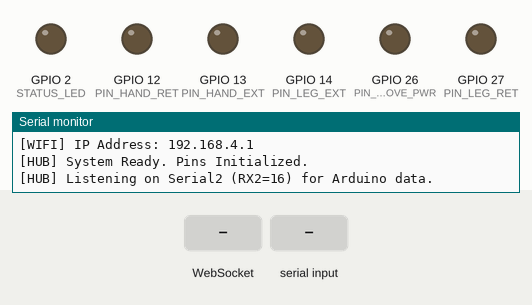
Recording of a sketch running on a simulated ESP32. Parts: output pins drawn as LEDs (lit = HIGH), the last lines printed to the serial monitor. The inputs (shaded band) are chosen by the test bench. EEPROM starts erased.

Above: at 3.3 s.
3.4 s: WebSocket text "CMD:HAND:EXT" received
At 4.4 s:
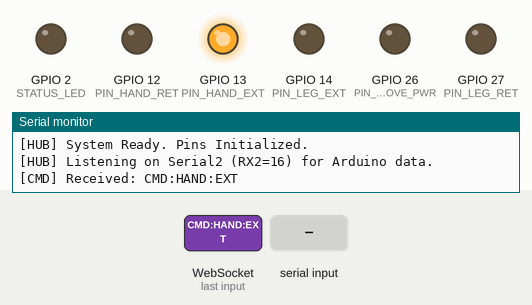
4.9 s: WebSocket text "CMD:HAND:RET" received
At 5.6 s:
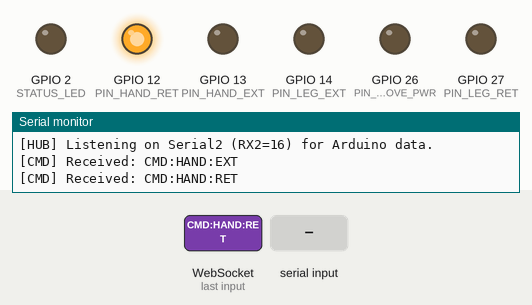
6.4 s: "CMD:HAND:EXT\n" received over the second serial link
At 7.2 s:
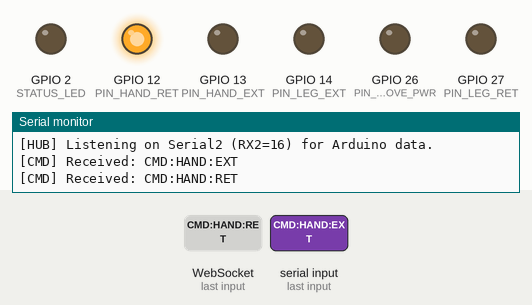
7.9 s: WebSocket text "CMD:LEG:EXT" received
At 9.1 s:
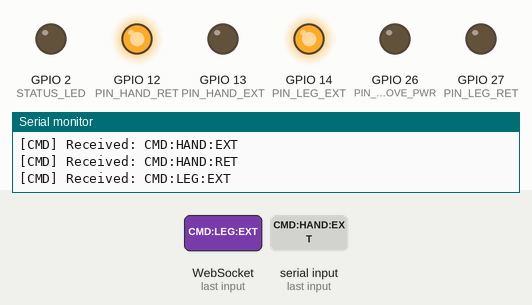
9.4 s: WebSocket text "CMD:HAND:STP" received
At 10.2 s:
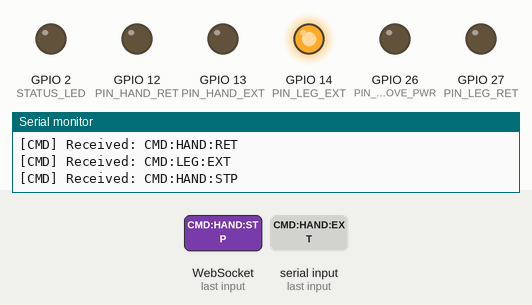
10.9 s: "CMD:HAND:RET\n" received over the second serial link
At 11.8 s:
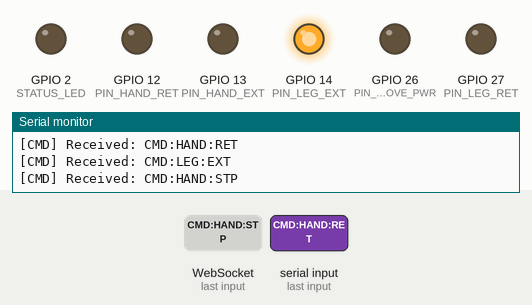
Timing chart, 0 to 13.4 s (numbered marks = the images above; inputs shaded):
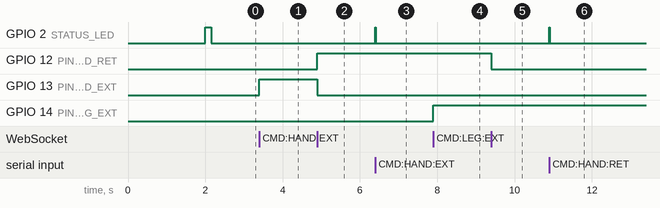

The sketch:

esp32_vitals.ino
```cpp
#include <WiFi.h>
#include <WebServer.h>
#include <WebSocketsServer.h>
#include <WiFiUdp.h>
#include <Preferences.h>
#include <DNSServer.h>
#include <SocketIOclient.h>
#include "soc/soc.h"
#include "soc/rtc_cntl_reg.h"

// --- HARDWARE ---
#define STATUS_LED 2
#define PIN_HAND_EXT 13
#define PIN_HAND_RET 12
#define PIN_LEG_EXT 14
#define PIN_LEG_RET 27
#define PIN_GLOVE_PWR 26

// --- GLOBALS ---
WebSocketsServer webSocket = WebSocketsServer(8080);
SocketIOclient socketIO;
WebServer server(80);
DNSServer dnsServer;
WiFiUDP udp;
Preferences prefs;

unsigned long lastWebBroadcast = 0;
unsigned long lastDiscovery = 0;
String sta_ssid = "";
String sta_pass = "";

const char* setup_html =
"<html><head><meta name='viewport' content='width=device-width, initial-scale=1'><style>"
"body{font-family:sans-serif; background:#0f172a; color:#fff; text-align:center; padding-top:50px;}"
"input{width:100%; max-width:300px; padding:12px; margin:10px 0; border-radius:8px; border:none;}"
"button{width:100%; max-width:300px; padding:15px; background:#38bdf8; border:none; border-radius:8px; color:#fff; font-weight:bold;}"
"</style></head><body>"
"<h1>Vitals Hub Setup</h1>"
"<form method='POST' action='/save'>"
"<input name='ssid' placeholder='WiFi Name'><br>"
"<input name='pass' type='password' placeholder='Password'><br><br>"
"<button type='submit'>SAVE & CONNECT</button>"
"</form></body></html>";

void setup() {
    WRITE_PERI_REG(RTC_CNTL_BROWN_OUT_REG, 0);
    Serial.begin(9600);
    delay(2000); // Give power time to stabilize
    Serial.println("\n\n[BOOT] POWER STABILIZING...");

    pinMode(STATUS_LED, OUTPUT);
    digitalWrite(STATUS_LED, HIGH);

    // --- ACTUATOR OUTPUTS ---
    pinMode(PIN_HAND_EXT, OUTPUT);
    pinMode(PIN_HAND_RET, OUTPUT);
    pinMode(PIN_LEG_EXT, OUTPUT);
    pinMode(PIN_LEG_RET, OUTPUT);
    pinMode(PIN_GLOVE_PWR, OUTPUT);

    digitalWrite(PIN_HAND_EXT, LOW);
    digitalWrite(PIN_HAND_RET, LOW);
    digitalWrite(PIN_LEG_EXT, LOW);
    digitalWrite(PIN_LEG_RET, LOW);
    digitalWrite(PIN_GLOVE_PWR, LOW);

    // --- COMMUNICATION ---
    Serial2.begin(9600); // Arduino Logic Link (TX2=17, RX2=16)

    // --- WIFI STARTUP (STABILIZED) ---
    WiFi.mode(WIFI_AP);
    WiFi.softAP("Vitals-Hub-Direct");
    WiFi.setTxPower(WIFI_POWER_11dBm); // Reduce power consumption
    Serial.println("[WIFI] Access Point 'Vitals-Hub-Direct' Started");
    Serial.print("[WIFI] IP Address: ");
    Serial.println(WiFi.softAPIP());

    dnsServer.start(53, "*", WiFi.softAPIP());

    prefs.begin("vitals-hub", false);
    sta_ssid = prefs.getString("ssid", "");
    sta_pass = prefs.getString("pass", "");

    server.on("/", []() { server.send(200, "text/html", setup_html); });
    server.on("/setup", []() { server.send(200, "text/html", setup_html); });
    server.on("/save", HTTP_POST, handleSave);
    server.begin();

    webSocket.begin();
    webSocket.onEvent(webSocketEvent);

    Serial.println("[HUB] System Ready. Pins Initialized.");
    Serial.println("[HUB] Listening on Serial2 (RX2=16) for Arduino data.");
    digitalWrite(STATUS_LED, LOW);
}

void handleSave() {
    String s = server.arg("ssid");
    String p = server.arg("pass");
    if (s != "") {
        prefs.putString("ssid", s);
        prefs.putString("pass", p);
        server.send(200, "text/plain", "WiFi Details Saved. The Hub will now restart.");
        delay(2000);
        ESP.restart();
    }
}

void loop() {
    unsigned long now = millis();
    dnsServer.processNextRequest();
    server.handleClient();
    webSocket.loop();

    // 📡 IDENTITY BROADCAST (For Android Auto-Discovery)
    if (now - lastDiscovery >= 5000) {
        lastDiscovery = now;
        udp.beginPacket("255.255.255.255", 12345);
        udp.print("VITALS_HUB_IDENTITY");
        udp.endPacket();
    }

    // 📡 SERIAL RELAY (Listen to Arduino)
    static String rxBuffer = "";
    while (Serial2.available()) {
        char c = Serial2.read();
        if (c == '\n') {
            rxBuffer.trim();
            if (rxBuffer.length() > 0) {
                // Broadcast raw sensor/command data to Android
                webSocket.broadcastTXT(rxBuffer);
                digitalWrite(STATUS_LED, HIGH);
                delay(10);
                digitalWrite(STATUS_LED, LOW);
            }
            rxBuffer = "";
        } else if (c != '\r') {
            rxBuffer += c;
        }
    }

    // 📡 HUB HEARTBEAT (Every 3 seconds)
    static unsigned long lastHeartbeat = 0;
    if (now - lastHeartbeat >= 3000) {
        lastHeartbeat = now;
        webSocket.broadcastTXT("HUB_HEARTBEAT:OK");
    }
}

void webSocketEvent(uint8_t num, WStype_t type, uint8_t * payload, size_t length) {
    if (type == WStype_TEXT) {
        String cmd = (char*)payload;
        Serial.print("[CMD] Received: ");
        Serial.println(cmd);

        if (cmd == "CMD:HAND:EXT") { digitalWrite(PIN_HAND_EXT, HIGH); digitalWrite(PIN_HAND_RET, LOW); }
        else if (cmd == "CMD:HAND:RET") { digitalWrite(PIN_HAND_EXT, LOW); digitalWrite(PIN_HAND_RET, HIGH); }
        else if (cmd == "CMD:HAND:STP") { digitalWrite(PIN_HAND_EXT, LOW); digitalWrite(PIN_HAND_RET, LOW); }
        else if (cmd == "CMD:LEG:EXT") { digitalWrite(PIN_LEG_EXT, HIGH); digitalWrite(PIN_LEG_RET, LOW); }
        else if (cmd == "CMD:LEG:RET") { digitalWrite(PIN_LEG_EXT, LOW); digitalWrite(PIN_LEG_RET, HIGH); }
        else if (cmd == "CMD:LEG:STP") { digitalWrite(PIN_LEG_EXT, LOW); digitalWrite(PIN_LEG_RET, LOW); }
        else if (cmd == "GLOVE:ON") { digitalWrite(PIN_GLOVE_PWR, HIGH); }
        else if (cmd == "GLOVE:OFF") { digitalWrite(PIN_GLOVE_PWR, LOW); }
        else if (cmd == "CMD:STOP") {
            digitalWrite(PIN_HAND_EXT, LOW); digitalWrite(PIN_HAND_RET, LOW);
            digitalWrite(PIN_LEG_EXT, LOW); digitalWrite(PIN_LEG_RET, LOW);
            digitalWrite(PIN_GLOVE_PWR, LOW);
        }
    }
}
```

Measured:
- after the input at 3.4 s, GPIO 13 (PIN_HAND_EXT): LOW → HIGH at once
- after the input at 4.9 s, GPIO 12 (PIN_HAND_RET): LOW → HIGH at once; GPIO 13 (PIN_HAND_EXT): HIGH → LOW at once
- after the input at 6.4 s, GPIO 2 (STATUS_LED): LOW → HIGH at once, → LOW 0.01 s later
- after the input at 7.9 s, GPIO 14 (PIN_LEG_EXT): LOW → HIGH at once
- after the input at 9.4 s, GPIO 12 (PIN_HAND_RET): HIGH → LOW at once
- after the input at 10.9 s, GPIO 2 (STATUS_LED): LOW → HIGH at once, → LOW 0.01 s later
